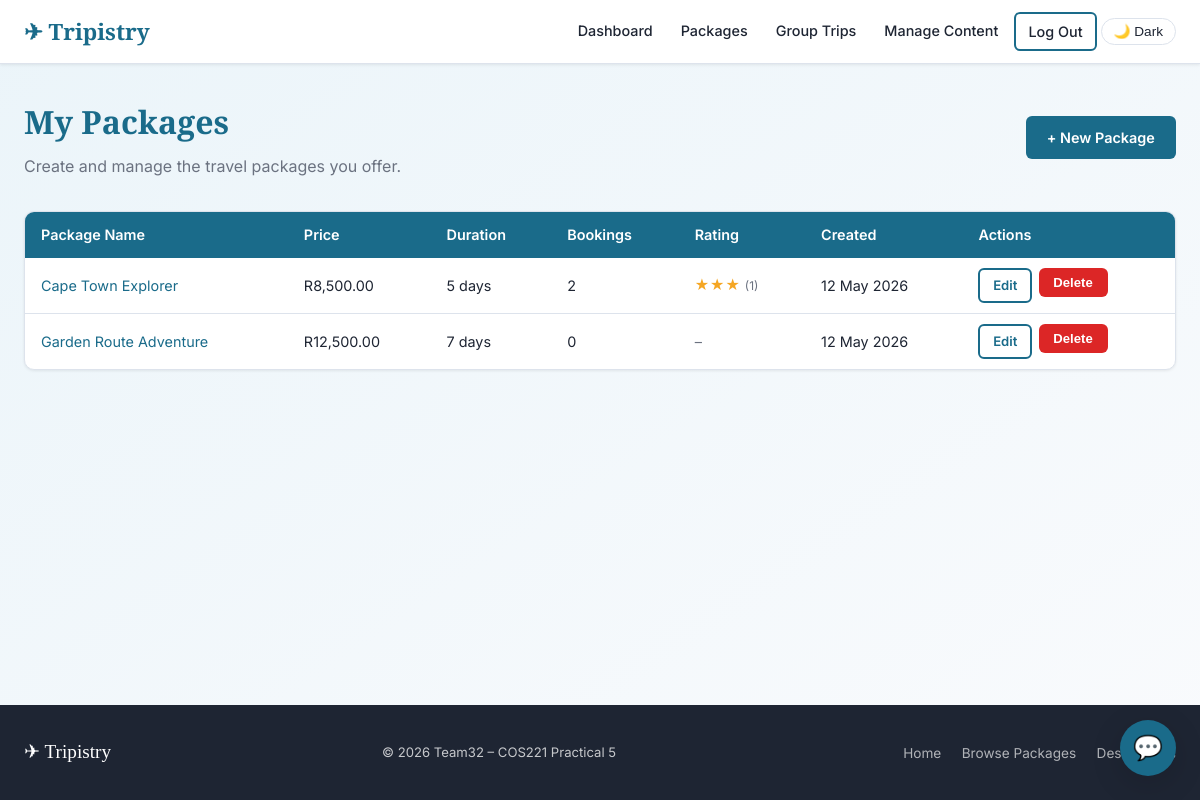
The app's page /tripistry/agency/packages.php (signed in) with its own data.
### tables this page shows
CREATE TABLE `travel_package` (
  `package_id` int(11) NOT NULL AUTO_INCREMENT,
  `agency_id` int(11) NOT NULL,
  `destination_id` int(11) NOT NULL,
  `name` varchar(255) NOT NULL,
  `description` text DEFAULT NULL,
  `base_price` decimal(10,2) NOT NULL,
  `duration_days` int(11) DEFAULT NULL,
  `start_date` date DEFAULT NULL,
  `end_date` date DEFAULT NULL,
  `image_url` varchar(255) DEFAULT NULL,
  `avg_rating` decimal(3,2) DEFAULT 0.00,
  `created_at` timestamp NULL DEFAULT current_timestamp(),
  PRIMARY KEY (`package_id`),
  KEY `agency_id` (`agency_id`),
  KEY `destination_id` (`destination_id`),
  CONSTRAINT `fk_package_agency` FOREIGN KEY (`agency_id`) REFERENCES `travel_agency` (`agency_id`),
  CONSTRAINT `fk_package_destination` FOREIGN KEY (`destination_id`) REFERENCES `destination` (`destination_id`)
);

### tripistry/includes/auth.php (called while the page is built, shortened)
<?php
function e(string $s): string {
    return htmlspecialchars($s, ENT_QUOTES | ENT_SUBSTITUTE, 'UTF-8');
}

### tripistry/agency/packages.php (the view, shortened to what this page needs)
<?php
require_once __DIR__ . '/../includes/auth.php';
$db = get_db();
$agency_id = (int)$_SESSION['agency_id'];
$stmt = $db->prepare("
    SELECT tp.*,
           COUNT(DISTINCT b.booking_id) AS booking_count,
           ROUND(AVG(r.rating),1) AS avg_rating,
           COUNT(DISTINCT r.review_id) AS review_count
    FROM travel_package tp
    LEFT JOIN booking b ON b.package_id = tp.package_id
    LEFT JOIN review  r ON r.package_id = tp.package_id
    WHERE tp.agency_id = ?
    GROUP BY tp.package_id
    ORDER BY tp.created_at DESC
");
$stmt->execute([$agency_id]);
$packages = $stmt->fetchAll();
require_once __DIR__ . '/../includes/header.php';
?>
<div class="flex-between page-header">
    <div>
        <h1>My Packages</h1>
        <p>Create and manage the travel packages you offer.</p>
    </div>
    <a href="<?= BASE_URL ?>/agency/package_form.php" class="btn btn-primary">+ New Package</a>
</div>
<?php if (empty($packages)): ?>
    <div class="empty-state">
        <div class="empty-icon"><img src="<?= BASE_URL ?>/assets/box.PNG" width = "40" height="40"></div>
        <p>You haven't created any packages yet.</p>
        <a href="<?= BASE_URL ?>/agency/package_form.php" class="btn btn-primary mt-2">Create Your First Package</a>
    </div>
<?php else: ?>
<div class="table-wrap card">
<table class="data-table">
    <thead><tr><th>Package Name</th><th>Price</th><th>Duration</th><th>Bookings</th><th>Rating</th><th>Created</th><th>Actions</th></tr></thead>
    <tbody>
    <?php foreach ($packages as $p): ?>
    <tr>
        <td><a href="<?= BASE_URL ?>/traveller/package_detail.php?id=<?= $p['package_id'] ?>"><?= e($p['name']) ?></a></td>
        <td>R<?= number_format($p['base_price'], 2) ?></td>
        <td><?= $p['duration_days'] ? $p['duration_days'].' days' : '–' ?></td>
        <td><?= $p['booking_count'] ?></td>
        <td>
            <?php if ($p['avg_rating']): ?>
                <span class="stars"><?= str_repeat('★', round($p['avg_rating'])) ?></span>
                <small class="text-muted">(<?= $p['review_count'] ?>)</small>
            <?php else: ?><span class="text-muted">–</span>
            <?php endif; ?>
        </td>
        <td><?= date('d M Y', strtotime($p['created_at'])) ?></td>
        <td>
            <div style="display:flex;gap:.4rem">
                <a href="<?= BASE_URL ?>/agency/package_form.php?id=<?= $p['package_id'] ?>" class="btn btn-outline btn-sm">Edit</a>
                <form method="POST" style="display:inline">
                    <button type="submit" class="btn btn-danger btn-sm"
                            data-confirm="Delete '<?= e(addslashes($p['name'])) ?>'? This cannot be undone.">Delete</button>
                </form>
            </div>
        </td>
    </tr>
    <?php endforeach; ?>
    </tbody>
</table>
</div>
<?php endif; ?>
<?php require_once __DIR__ . '/../includes/footer.php'; ?>

### tripistry/css/style.css (style rules this page uses)
:root { --clr-primary: #1a6b8a; --clr-primary-dark: #134f67; --clr-primary-light: #d0eaf4; --clr-accent: #f5a623; --clr-accent-dark: #c77d0a; --clr-bg: #f7f9fc; --clr-surface: #ffffff; --clr-border: #dde3ec; --clr-text: #1e2533; --clr-text-muted: #6b7280; --clr-text-light: #ffffff; --clr-success: #16a34a; --clr-warning: #d97706; --clr-danger: #dc2626; --clr-info: #0284c7; --max-width: 1200px; --nav-height: 64px; --radius-sm: 6px; --radius-md: 10px; --radius-lg: 16px; --font-body: 'Inter', system-ui, sans-serif; --font-display: 'Playfair Display', Georgia, serif; --shadow-sm: 0 1px 3px rgba(0,0,0,.08); --shadow-md: 0 4px 16px rgba(0,0,0,.10); --shadow-lg: 0 8px 32px rgba(0,0,0,.14); }
*, *::before, *::after { box-sizing: border-box; margin: 0; padding: 0; }
html { scroll-behavior: smooth; }
body { font-family: var(--font-body); background-image: linear-gradient( to bottom right, rgba(215, 234, 244, 0.5), rgba(247, 249, 252, 0.7) ), url('../assets/bg.png'); background-size: cover, 100% auto; background-repeat: no-repeat, repeat-y; background-attachment: fixed; color: var(--clr-text); line-height: 1.6; min-height: 100vh; display: flex; flex-direction: column; }
a { color: var(--clr-primary); text-decoration: none; }
.btn { display: inline-flex; align-items: center; gap: 0.4rem; padding: 0.5rem 1.2rem; border-radius: var(--radius-sm); font-size: 0.9rem; font-weight: 600; cursor: pointer; border: 2px solid transparent; transition: background 0.15s, color 0.15s, border-color 0.15s, transform 0.1s; text-decoration: none; white-space: nowrap; }
.btn-primary { background:var(--clr-primary); color: #fff; }
.btn-outline { border-color: var(--clr-primary); color: var(--clr-primary); background: transparent; }
.btn-danger { background: var(--clr-danger); color: #fff; }
.btn-sm { padding: 0.3rem 0.8rem; font-size: 0.82rem; }
.card { background: var(--clr-surface); border: 1px solid var(--clr-border); border-radius: var(--radius-md); box-shadow: var(--shadow-sm); overflow: hidden; transition: box-shadow 0.2s, transform 0.2s; }
.page-header { margin-bottom: 2rem; }
.page-header h1 { font-family: var(--font-display); font-size: 2rem; color: var(--clr-primary); }
.page-header p { color: var(--clr-text-muted); margin-top: 0.4rem; }
.table-wrap { overflow-x: auto; }
table.data-table { width: 100%; border-collapse: collapse; font-size: 0.9rem; }
.data-table th { background: var(--clr-primary); color: #fff; padding: 0.7rem 1rem; text-align: left; font-weight: 600; white-space: nowrap; }
.data-table td { padding: 0.65rem 1rem; border-bottom: 1px solid var(--clr-border); vertical-align: middle; }
.data-table tr:last-child td { border-bottom: none; }
.stars { color: var(--clr-accent); font-size: 1rem; letter-spacing: 1px; }
.text-muted { color: var(--clr-text-muted); }
.flex-between { display: flex; align-items: center; justify-content: space-between; flex-wrap: wrap; gap: 0.5rem; }

### records on screen
travel_package: name "Cape Town Explorer", base_price "8,500.00", duration_days "5", booking_count "2", avg_rating "★★★", review_count "1", created_at "12 May 2026"
travel_package: name "Garden Route Adventure", base_price "12,500.00", duration_days "7", booking_count "0", created_at "12 May 2026"
